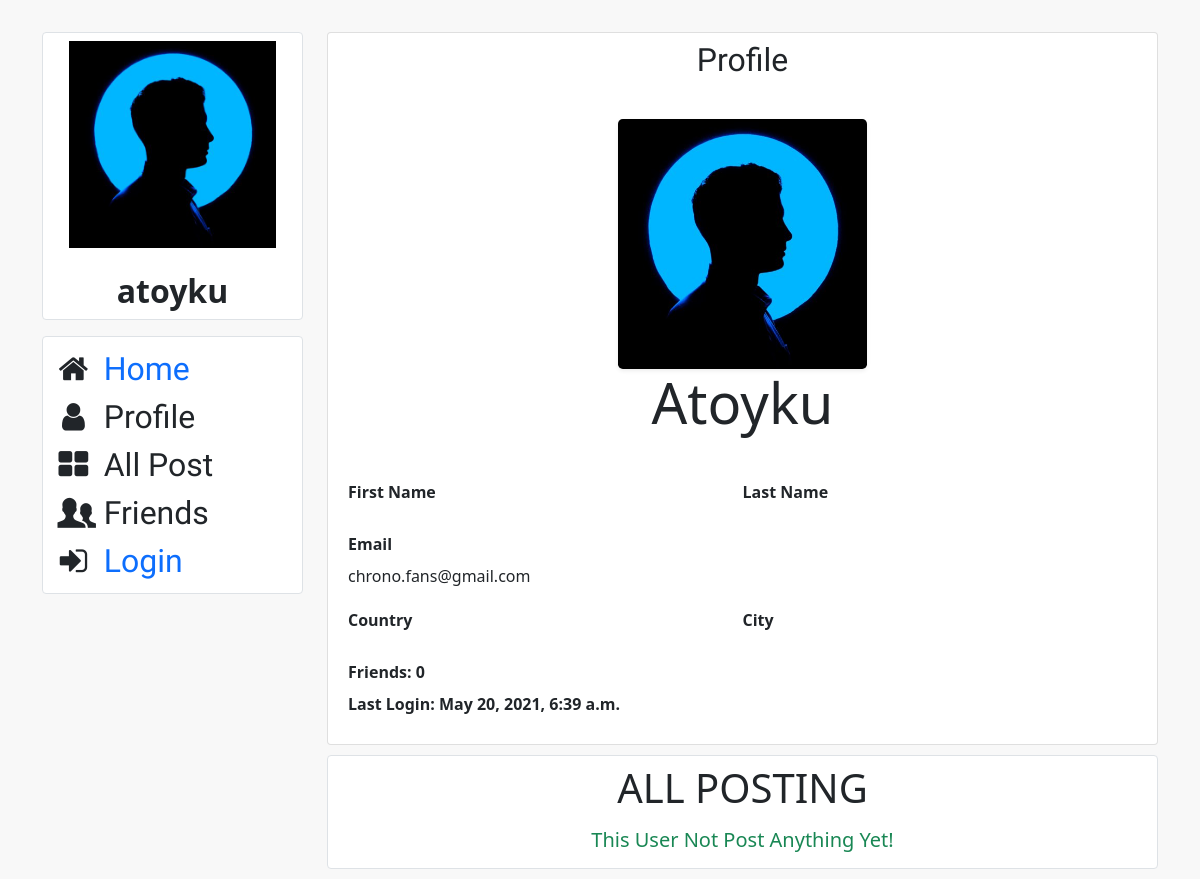
The app's page /sns/2, older data.
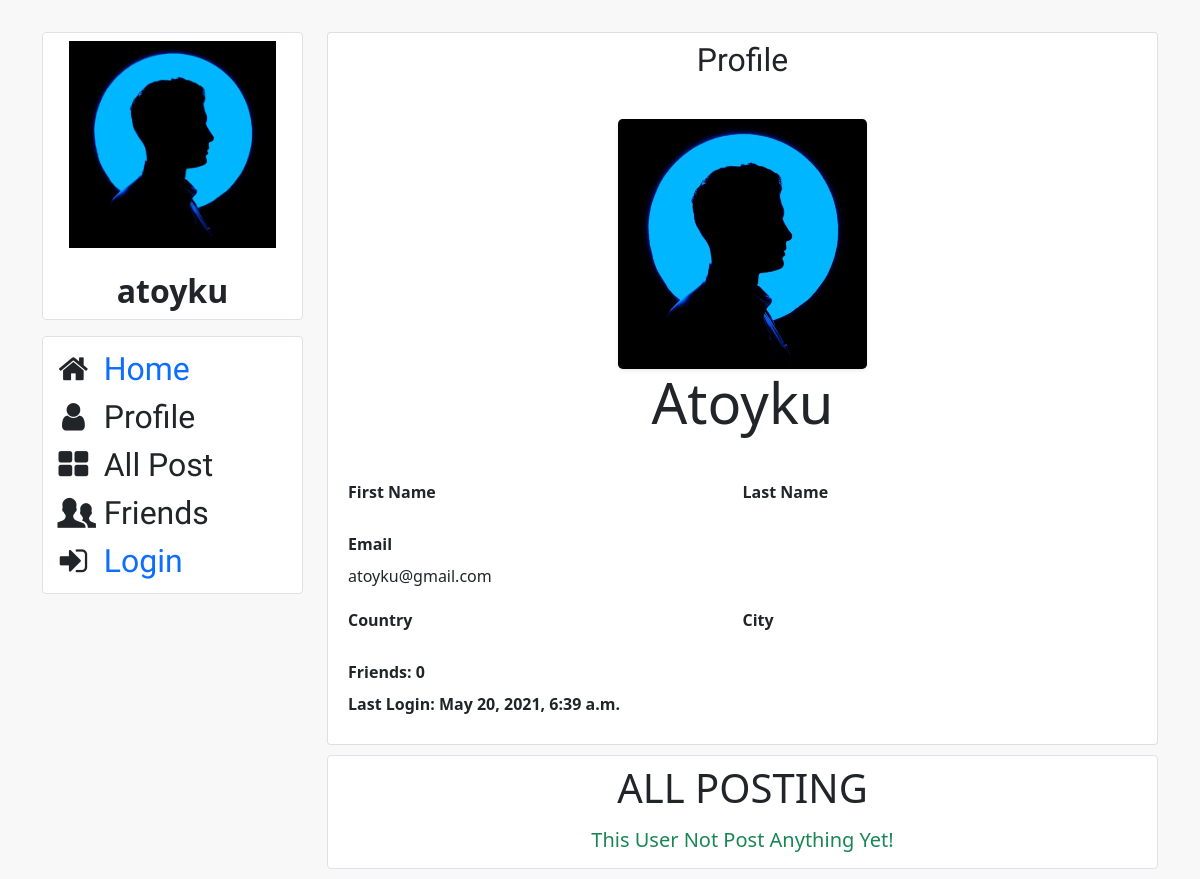
The same page, newer data.
### resep/models.py (models this page shows)
class User(AbstractUser):
    pass

### sns/views.py (the view)
# urls.py: path("<int:user_id>", views.profil, name="profil"),
def profil(request, user_id):
    user_id = User.objects.get(id=user_id)
    following = Follow.objects.filter(Q(user=user_id) | Q(following=user_id), friend_request=True).values_list("following", flat=True)
    follower = Follow.objects.filter(following=user_id, friend_request=True).values_list("user", flat=True)
    allpost = Post.objects.filter(user=user_id).order_by("-date")
    paginator = Paginator(allpost, 10)
    page = request.GET.get('page', 1)
    user = paginator.page(page)
    if request.user.is_authenticated:
        profile_data = Profile.objects.filter(user = request.user).first()
        friend_request = Follow.objects.filter(user=request.user, following=user_id).first()
        follow = Follow.objects.filter(user=request.user).values_list("following", flat=True)
        return render(request, "network/profile.html", {
            "allpost": user,
            "user_detail": user_id,
            "follow": follow,
            "following": following,
            "follower": follower,
            "friend_request": friend_request,
            "profile_data": profile_data
            })
    else:
        profile_data = Profile.objects.filter(user = user_id).first()
        return render(request, "network/profile.html", {
            "allpost": user,
            "user_detail": user_id,
            "following": following,
            "follower": follower,
            "profile_data": profile_data
            })

### sns/templates/network/profile.html (shortened to what the changed rows need)
{% extends "network/layout.html" %}
{% load static %}
{% block side %}
<div class="col-md-3">
	<div class="card border mb-3">
		<div class="user_profile">
			alt="{{ user }}"><br>
			<h2 style="text-align: center"><b>{% if user.is_authenticated %}{{ user|title }}{% else %}{{ user_detail }}{% endif %}</b></h2>
		</div>
	</div>
</div>
{% endblock %}
{% block body %}
<div class="col-md-9">
	<div class="card out_b pb-2">
		<div>
			{% if user_detail.get_full_name %}
			<p class="display-4 text-center"><b>{{ user_detail.get_full_name }}</b></p>
			{% else %}
			<p class="display-4 text-center"><b>{{ user_detail.username|title }}</b></p>
			{% endif %}
			<div class="table-responsive"><br>
				<table class="table table-borderless table-sm">
					<tr>
						<th style="width:50%">First Name</td>
						<th style="width:50%">Last Name</td>
					</tr>
					<tr>
						<th class="pt-3">Email</td>
						<td class="pt-3"></td>
					</tr>
					<tr>
						<td colspan="2">{{ user_detail.email }}</td>
						<td></td>
					</tr>
					<tr>
						<th class="pt-3">Country</td>
						<th class="pt-3">City</td>
					</tr>
					<tr>
						<th class="pt-3">Friends: {{ follow|length }}</td>
					</tr>
					<tr>
						<th>Last Login: {{ user_detail.last_login }}</td>
						<td></td>
					</tr>
				</table>
			</div>
		</div>
	</div>
</div>
{% endblock %}

Row changes from the older to the newer data that the page shows:
changed User "Atoyku": email "chrono.fans@gmail.com" → "atoyku@gmail.com"
